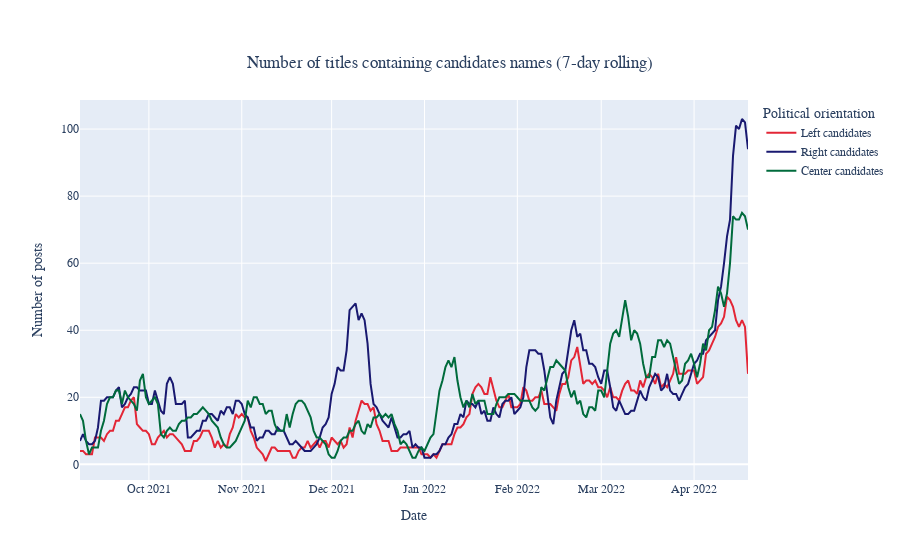

The notebook cell saved with this chart:
### Code cell
import plotly.graph_objects as go

fig = go.Figure(data=go.Scatter(x=rs_df['date'], y=rs_df['Left'], line_color='#e32636', name = 'Left candidates'))
fig.add_trace(go.Scatter(x=rs_df['date'], y=rs_df['Right'], line_color='#191970', name = 'Right candidates'))
fig.add_trace(go.Scatter(x=rs_df['date'], y=rs_df['Center'], line_color='#006b3c', name = 'Center candidates'))
fig.update_layout(
    title={
        'text': "Number of titles containing candidates names (7-day rolling)",
        'y':0.9,
        'x':0.5,
        'xanchor': 'center',
        'yanchor': 'top'},
    xaxis_title="Date",
    yaxis_title="Number of posts",
    legend_title="Political orientation",
    font=dict(
        family="Times New Roman",
        size=12,
    )
)
fig.show()

### Figure 1 — Plotly figure (JSON) as saved in the notebook; plotly's stock layout.template omitted (floating-point values rounded to 4 significant figures; data arrays with more than 128 entries replaced by an {"elided": "..."} marker saying what was removed)
{"data": [{"line": {"color": "#e32636"}, "name": "Left candidates", "type": "scatter", "x": {"elided": "224 str values"}, "y": {"elided": "224 int values"}}, {"line": {"color": "#191970"}, "name": "Right candidates", "type": "scatter", "x": {"elided": "224 str values"}, "y": {"elided": "224 int values"}}, {"line": {"color": "#006b3c"}, "name": "Center candidates", "type": "scatter", "x": {"elided": "224 str values"}, "y": {"elided": "224 int values"}}], "layout": {"font": {"family": "Times New Roman", "size": 12}, "legend": {"title": {"text": "Political orientation"}}, "title": {"text": "Number of titles containing candidates names (7-day rolling)", "x": 0.5, "xanchor": "center", "y": 0.9, "yanchor": "top"}, "xaxis": {"title": {"text": "Date"}}, "yaxis": {"title": {"text": "Number of posts"}}}}
